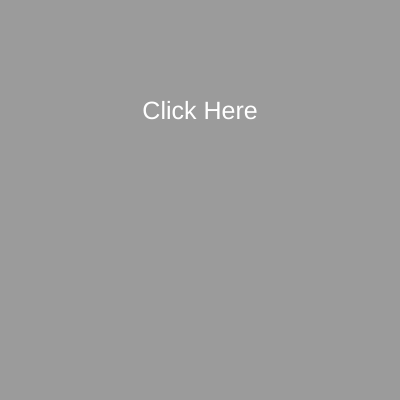
Frame 1 (no input)
Frame 60 (no input): identical to frame 1, image omitted
Frame 120 (the mouse pressed at the canvas centre since frame 60): identical to frame 1, image omitted

The p5.js sketch that drew this single still picture (run headless with seeded random() and noise() and a simulated clock; from frame 60 on, the mouse is pressed at the canvas centre):

// p5.js sketch
// ── sketch.js
let sub = ["Barstool Admin", "Business major #22314", "Random campus walker", "A pledge", "Random engineer"];
let place = ["McBryde backrooms", "Torg bridge study lounge", "Benny's line", "Centros", "New Classroom building"];
let conclusion = ["drove on the 81 and ran someone off the road", "pulled the fire alarm in Pritchard", "surprisingly did nothing", "crashed thier car into it", "got posted on RedCup"]

let sentence = "Click Here";

function setup() {
  createCanvas(400, 400);
}

function draw() {
  background(155);

  textAlign(CENTER);
  fill(255, 255, 255);
  textWrap(WORD);
  textSize(25);
  text(sentence, 100, 100, 200);

}

function mouseClicked() {
  let newSub = random(sub);
  let newPlace = random(place);
  let newConclusion = random(conclusion);

  sentence = newSub + " went to " + newPlace + " and " + newConclusion;

}
// ── style.css
body {
  margin: 0;
  padding: 20;
  text-align: center;
  background-color: antiquewhite;
}

canvas {
  display: block;
  margin: auto;
}

h1 {
  font-style: italic;
  color: brown;
}

h2 {
  font-size: medium;
  font-weight: 200;
  font-style: oblique;
}

p {
  font-size: small;
  font-style: oblique;

}
